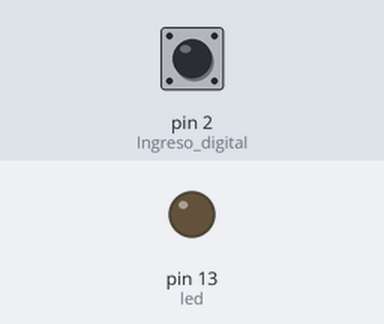
Recording of a sketch running on a simulated Arduino Uno, built with avr-gcc and run on an emulated ATmega328P. Shown: output pins drawn as LEDs (lit = HIGH). The inputs (shaded band) are chosen by the test bench; at power-on: pin 2 (Ingreso_digital) HIGH. What the sketch prints to the serial monitor is not drawn.

Above: at 1.8 s.
1.9 s: pin 2 (Ingreso_digital) pulled LOW for 1 s
At 2.5 s:
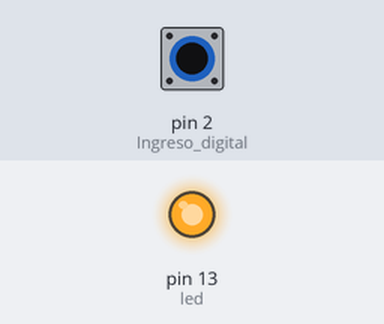
Timing chart, 0 to 4.9 s (numbered marks = the images above; inputs shaded):
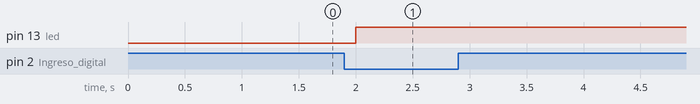

The sketch:

digitalRead_02_Boton.ino
```cpp
/*                                     +  -                                         +  -
                                       *  *    *  *  *  *  *       *  *  *  *  *    *  *
                                       *  *    *  *  *  *  *       *  *  +-----+    *  *
                                       *  * +----[PWR]-------------------| USB |--+ *  *
                                       *  * |                            +-----+  | *  *
                                       *  * |         GND/RST2  [ ][ ]            | *  *
                                       *  * |       MOSI2/SCK2  [ ][ ]  A5/SCL[ ] | *  *
                                       *  * |          5V/MISO2 [ ][ ]  A4/SDA[ ] | *  *
                                       *  * |                             AREF[ ] | *  *
                                       *  * |                              GND[ ] | *  *
                                       *  * | [ ]N/C                    SCK/13[0]-----------------------\
                                       *  * | [ ]IOREF                 MISO/12[ ] | *  *                 |
                                       *  * | [ ]RST                   MOSI/11[ ]~| *  *                 |
                                       *  * | [ ]3V3    +---+               10[ ]~| *  *                 |
                                       0------[0]5v    -| A |-               9[ ]~| *  *                 |
                                       *  * | [ ]GND   -| R |-               8[ ] | *  *                 |
                                       *  0---[0]GND   -| D |-                    | *  *                 |
                                       *  * | [ ]Vin   -| U |-               7[ ] | *  *                 |
                                       *  * |          -| I |-               6[ ]~| *  *                 |
                                       *  * | [ ]A0    -| N |-               5[ ]~| *  *                 |
                                       *  * | [ ]A1    -| O |-               4[ ] | *  *                 |
                                       *  * | [ ]A2     +---+           INT1/3[ ]~| *  *                 |
                                       *  * | [ ]A3                     INT0/2[0]---------------------\  |
                                       *  * | [ ]A4/SDA   RST SCK MISO    TX>1[ ] | *  *               | |
                                       *  * | [ ]A5/SCL   [ ] [ ] [ ]     RX<0[ ] | *  *               | |
                                       *  * |             [ ] [ ] [ ]             | *  *               | |
                                       *  * |  UNO_R3     GND MOSI 5V ____________/ *  *               | |
                                       *  * \________________________/              *  *               | |
                                                                                                       | |
                                       *  *    *  *  *  *  *       *  *  *  *  *    *  *               | |
                                                             BOTON              /---------------------/  | pin 2
                                       *  0----0  *  *  *  0--[X]--0  *  *  *  0    *  *                 |
                                                                                                         |
                                       *  *    *  *  *  *  *       *  *  *  *  *    *  *                 |
                                                                                                         |
                                       *  *    *  *  *  *  *       *  *  *  *  *    *  *                 |
                                                                                                         |
                                       *  *    *  *  *  *  *       *  *  *  *  *    *  *                 |
                                          220 Ohm            Led 1              /-----------------------/  pin 13
                                       *  0-ww-0  *  *  *  0--|>|--0  *  *  *  0    *  *

                                       *  *    *  *  *  *  *       *  *  *  *  *    *  *

                                       *  *    *  *  *  *  *       *  *  *  *  *    *  *

                                       *  0    *  *  *  *  *       *  *  *  *  *    *  0
                         pin GND---------/ \------------------------------------------/ - GND
                                       *  *    *  *  *  *  *       *  *  *  *  *    *  *

                                       0  *    *  *  *  *  *       *  *  *  *  *    0  *
                         pin 5v-------/ \------------------------------------------/+ 5v

*/
//El propósito de este ejemplo, es demostrar un efecto que es conocido como “debounce” o “rebote”.

int demora =  500;
int led = 13;
int Ingreso_digital = 2;
int contador = 0;
int Boton_estado;
unsigned long tiempo0 = 0;
unsigned long tiempo1 = 0;
bool primeraVez = false;

void setup() {
	pinMode(led,OUTPUT);
	Serial.begin(9600);
	pinMode(Ingreso_digital,INPUT_PULLUP);  //Declarar el pin 2 como entrada con pull-up
}
void loop()
{
	Boton_estado = digitalRead(Ingreso_digital);
	if(Boton_estado == 0)
	{
		if(!primeraVez)
		{
			primeraVez = true;
			tiempo0 = millis();
			digitalWrite (led,HIGH);
		}
		else
		{
			tiempo1 = millis();
			if((tiempo1-tiempo0)>200)
			{  //Si el tiempo supera los 200ms entonces activamos las instrucciones correspondientes
				primeraVez = false;
				contador++;
				Serial.print("Boton presionado: ");
				Serial.print(contador);
				Serial.println(" veces");
			}
		}
	}
	else
	{
		contador=0;
		Serial.println("Boton no presionado: ");
	}
delay(demora);
}
```

Measured:
- after the input at 1.9 s, pin 13 (led): LOW → HIGH after 0.10 s
